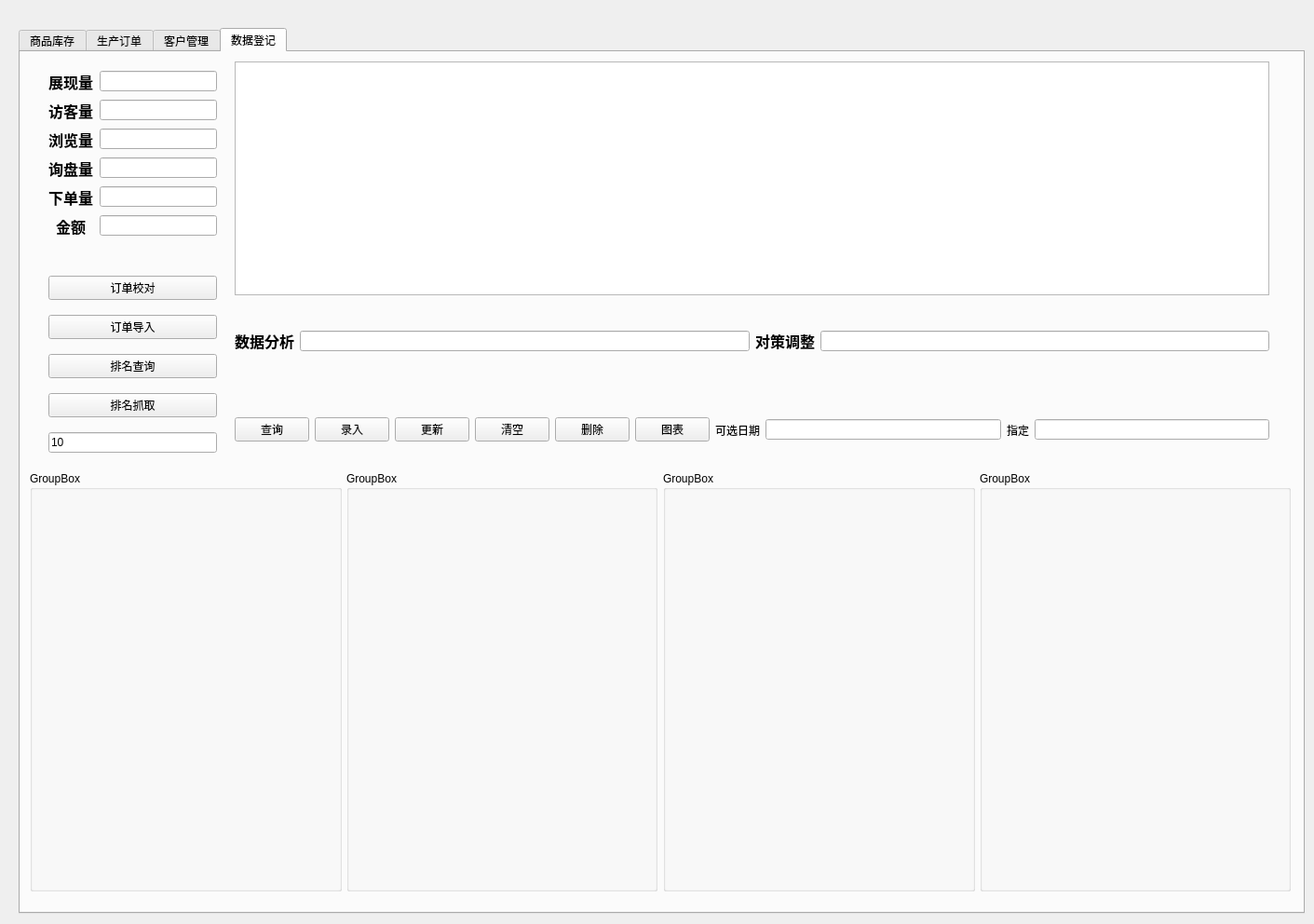
<?xml version="1.0" encoding="UTF-8"?>
<ui version="4.0">
 <class>Form</class>
 <widget class="QWidget" name="Form">
  <property name="geometry">
   <rect>
    <x>0</x>
    <y>0</y>
    <width>1411</width>
    <height>992</height>
   </rect>
  </property>
  <property name="windowTitle">
   <string>1688工具</string>
  </property>
  <widget class="QTabWidget" name="tabWidget">
   <property name="geometry">
    <rect>
     <x>20</x>
     <y>30</y>
     <width>1381</width>
     <height>951</height>
    </rect>
   </property>
   <property name="currentIndex">
    <number>3</number>
   </property>
   <widget class="QWidget" name="tab">
    <attribute name="title">
     <string>商品库存</string>
    </attribute>
    <widget class="QTableView" name="tableView">
     <property name="geometry">
      <rect>
       <x>270</x>
       <y>10</y>
       <width>1021</width>
       <height>731</height>
      </rect>
     </property>
    </widget>
    <widget class="QWidget" name="formLayoutWidget">
     <property name="geometry">
      <rect>
       <x>40</x>
       <y>10</y>
       <width>221</width>
       <height>211</height>
      </rect>
     </property>
     <layout class="QFormLayout" name="formLayout">
      <property name="labelAlignment">
       <set>Qt::AlignCenter</set>
      </property>
      <property name="formAlignment">
       <set>Qt::AlignHCenter|Qt::AlignTop</set>
      </property>
      <property name="horizontalSpacing">
       <number>7</number>
      </property>
      <property name="verticalSpacing">
       <number>7</number>
      </property>
      <item row="0" column="0">
       <widget class="QLabel" name="label">
        <property name="font">
         <font>
          <pointsize>12</pointsize>
          <weight>75</weight>
          <bold>true</bold>
         </font>
        </property>
        <property name="text">
         <string>SKU</string>
        </property>
        <property name="alignment">
         <set>Qt::AlignCenter</set>
        </property>
       </widget>
      </item>
      <item row="0" column="1">
       <widget class="QLineEdit" name="lineEdit">
        <property name="sizeIncrement">
         <size>
          <width>0</width>
          <height>500</height>
         </size>
        </property>
       </widget>
      </item>
      <item row="1" column="0">
       <widget class="QLabel" name="label_2">
        <property name="font">
         <font>
          <pointsize>12</pointsize>
          <weight>75</weight>
          <bold>true</bold>
         </font>
        </property>
        <property name="text">
         <string>SPU</string>
        </property>
        <property name="alignment">
         <set>Qt::AlignCenter</set>
        </property>
       </widget>
      </item>
      <item row="1" column="1">
       <widget class="QLineEdit" name="lineEdit_2"/>
      </item>
      <item row="2" column="0">
       <widget class="QLabel" name="label_3">
        <property name="font">
         <font>
          <pointsize>12</pointsize>
          <weight>75</weight>
          <bold>true</bold>
         </font>
        </property>
        <property name="text">
         <string>name</string>
        </property>
        <property name="alignment">
         <set>Qt::AlignCenter</set>
        </property>
       </widget>
      </item>
      <item row="2" column="1">
       <widget class="QLineEdit" name="lineEdit_3"/>
      </item>
      <item row="3" column="0">
       <widget class="QLabel" name="label_4">
        <property name="font">
         <font>
          <pointsize>12</pointsize>
          <weight>75</weight>
          <bold>true</bold>
         </font>
        </property>
        <property name="text">
         <string>网址</string>
        </property>
        <property name="alignment">
         <set>Qt::AlignCenter</set>
        </property>
       </widget>
      </item>
      <item row="3" column="1">
       <widget class="QLineEdit" name="lineEdit_4"/>
      </item>
      <item row="4" column="0">
       <widget class="QLabel" name="label_5">
        <property name="font">
         <font>
          <pointsize>12</pointsize>
          <weight>75</weight>
          <bold>true</bold>
         </font>
        </property>
        <property name="text">
         <string>价格</string>
        </property>
        <property name="alignment">
         <set>Qt::AlignCenter</set>
        </property>
       </widget>
      </item>
      <item row="4" column="1">
       <widget class="QLineEdit" name="lineEdit_5"/>
      </item>
      <item row="5" column="0">
       <widget class="QLabel" name="label_6">
        <property name="font">
         <font>
          <pointsize>12</pointsize>
          <weight>75</weight>
          <bold>true</bold>
         </font>
        </property>
        <property name="text">
         <string>库存</string>
        </property>
        <property name="alignment">
         <set>Qt::AlignCenter</set>
        </property>
       </widget>
      </item>
      <item row="5" column="1">
       <widget class="QLineEdit" name="lineEdit_6"/>
      </item>
      <item row="6" column="0">
       <widget class="QLabel" name="label_7">
        <property name="font">
         <font>
          <pointsize>12</pointsize>
          <weight>75</weight>
          <bold>true</bold>
         </font>
        </property>
        <property name="text">
         <string>id</string>
        </property>
        <property name="alignment">
         <set>Qt::AlignCenter</set>
        </property>
       </widget>
      </item>
      <item row="6" column="1">
       <widget class="QLineEdit" name="lineEdit_7"/>
      </item>
     </layout>
    </widget>
    <widget class="QWidget" name="horizontalLayoutWidget">
     <property name="geometry">
      <rect>
       <x>40</x>
       <y>230</y>
       <width>221</width>
       <height>307</height>
      </rect>
     </property>
     <layout class="QVBoxLayout" name="verticalLayout">
      <item>
       <widget class="QPushButton" name="pushButton_9">
        <property name="text">
         <string>查询</string>
        </property>
       </widget>
      </item>
      <item>
       <widget class="QPushButton" name="pushButton_8">
        <property name="text">
         <string>录入</string>
        </property>
       </widget>
      </item>
      <item>
       <widget class="QPushButton" name="pushButton_7">
        <property name="text">
         <string>更新</string>
        </property>
       </widget>
      </item>
      <item>
       <widget class="QPushButton" name="pushButton_6">
        <property name="text">
         <string>删除</string>
        </property>
       </widget>
      </item>
      <item>
       <widget class="QPushButton" name="pushButton_11">
        <property name="text">
         <string>入库</string>
        </property>
       </widget>
      </item>
      <item>
       <widget class="QPushButton" name="pushButton_12">
        <property name="text">
         <string>库存校对</string>
        </property>
       </widget>
      </item>
      <item>
       <widget class="QPushButton" name="pushButton">
        <property name="text">
         <string>清空</string>
        </property>
       </widget>
      </item>
     </layout>
    </widget>
   </widget>
   <widget class="QWidget" name="tab_2">
    <attribute name="title">
     <string>生产订单</string>
    </attribute>
    <widget class="QWidget" name="horizontalLayoutWidget_2">
     <property name="geometry">
      <rect>
       <x>20</x>
       <y>300</y>
       <width>231</width>
       <height>307</height>
      </rect>
     </property>
     <layout class="QVBoxLayout" name="verticalLayout_2">
      <item>
       <widget class="QPushButton" name="pushButton_10">
        <property name="text">
         <string>查询</string>
        </property>
       </widget>
      </item>
      <item>
       <widget class="QPushButton" name="pushButton_13">
        <property name="text">
         <string>录入</string>
        </property>
       </widget>
      </item>
      <item>
       <widget class="QPushButton" name="pushButton_14">
        <property name="text">
         <string>更新</string>
        </property>
       </widget>
      </item>
      <item>
       <widget class="QPushButton" name="pushButton_15">
        <property name="text">
         <string>删除</string>
        </property>
       </widget>
      </item>
      <item>
       <widget class="QPushButton" name="pushButton_16">
        <property name="text">
         <string>批量导入</string>
        </property>
       </widget>
      </item>
      <item>
       <widget class="QPushButton" name="pushButton_2">
        <property name="text">
         <string>清空</string>
        </property>
       </widget>
      </item>
     </layout>
    </widget>
    <widget class="QTableView" name="tableView_2">
     <property name="geometry">
      <rect>
       <x>260</x>
       <y>20</y>
       <width>1021</width>
       <height>731</height>
      </rect>
     </property>
    </widget>
    <widget class="QWidget" name="formLayoutWidget_2">
     <property name="geometry">
      <rect>
       <x>20</x>
       <y>20</y>
       <width>231</width>
       <height>271</height>
      </rect>
     </property>
     <layout class="QFormLayout" name="formLayout_2">
      <property name="labelAlignment">
       <set>Qt::AlignCenter</set>
      </property>
      <property name="formAlignment">
       <set>Qt::AlignHCenter|Qt::AlignTop</set>
      </property>
      <property name="horizontalSpacing">
       <number>7</number>
      </property>
      <property name="verticalSpacing">
       <number>7</number>
      </property>
      <item row="0" column="0">
       <widget class="QLabel" name="label_8">
        <property name="font">
         <font>
          <pointsize>12</pointsize>
          <weight>75</weight>
          <bold>true</bold>
         </font>
        </property>
        <property name="text">
         <string>SKU</string>
        </property>
        <property name="alignment">
         <set>Qt::AlignCenter</set>
        </property>
       </widget>
      </item>
      <item row="0" column="1">
       <widget class="QLineEdit" name="lineEdit_8">
        <property name="sizeIncrement">
         <size>
          <width>0</width>
          <height>500</height>
         </size>
        </property>
       </widget>
      </item>
      <item row="1" column="0">
       <widget class="QLabel" name="label_9">
        <property name="font">
         <font>
          <pointsize>12</pointsize>
          <weight>75</weight>
          <bold>true</bold>
         </font>
        </property>
        <property name="text">
         <string>数量</string>
        </property>
        <property name="alignment">
         <set>Qt::AlignCenter</set>
        </property>
       </widget>
      </item>
      <item row="1" column="1">
       <widget class="QLineEdit" name="lineEdit_9"/>
      </item>
      <item row="2" column="0">
       <widget class="QLabel" name="label_10">
        <property name="font">
         <font>
          <pointsize>12</pointsize>
          <weight>75</weight>
          <bold>true</bold>
         </font>
        </property>
        <property name="text">
         <string>下单时间</string>
        </property>
        <property name="alignment">
         <set>Qt::AlignCenter</set>
        </property>
       </widget>
      </item>
      <item row="2" column="1">
       <widget class="QLineEdit" name="lineEdit_10"/>
      </item>
      <item row="3" column="0">
       <widget class="QLabel" name="label_11">
        <property name="font">
         <font>
          <pointsize>12</pointsize>
          <weight>75</weight>
          <bold>true</bold>
         </font>
        </property>
        <property name="text">
         <string>客户</string>
        </property>
        <property name="alignment">
         <set>Qt::AlignCenter</set>
        </property>
       </widget>
      </item>
      <item row="3" column="1">
       <widget class="QLineEdit" name="lineEdit_11"/>
      </item>
      <item row="4" column="0">
       <widget class="QLabel" name="label_12">
        <property name="font">
         <font>
          <pointsize>12</pointsize>
          <weight>75</weight>
          <bold>true</bold>
         </font>
        </property>
        <property name="text">
         <string>订单号</string>
        </property>
        <property name="alignment">
         <set>Qt::AlignCenter</set>
        </property>
       </widget>
      </item>
      <item row="4" column="1">
       <widget class="QLineEdit" name="lineEdit_12"/>
      </item>
      <item row="5" column="0">
       <widget class="QLabel" name="label_13">
        <property name="font">
         <font>
          <pointsize>12</pointsize>
          <weight>75</weight>
          <bold>true</bold>
         </font>
        </property>
        <property name="text">
         <string>进度</string>
        </property>
        <property name="alignment">
         <set>Qt::AlignCenter</set>
        </property>
       </widget>
      </item>
      <item row="5" column="1">
       <widget class="QLineEdit" name="lineEdit_13"/>
      </item>
      <item row="6" column="0">
       <widget class="QLabel" name="label_14">
        <property name="font">
         <font>
          <pointsize>12</pointsize>
          <weight>75</weight>
          <bold>true</bold>
         </font>
        </property>
        <property name="text">
         <string>完成时间</string>
        </property>
        <property name="alignment">
         <set>Qt::AlignCenter</set>
        </property>
       </widget>
      </item>
      <item row="6" column="1">
       <widget class="QLineEdit" name="lineEdit_14"/>
      </item>
      <item row="7" column="0">
       <widget class="QLabel" name="label_15">
        <property name="font">
         <font>
          <pointsize>12</pointsize>
          <weight>75</weight>
          <bold>true</bold>
         </font>
        </property>
        <property name="text">
         <string>备注说明</string>
        </property>
        <property name="alignment">
         <set>Qt::AlignCenter</set>
        </property>
       </widget>
      </item>
      <item row="8" column="0">
       <widget class="QLabel" name="label_16">
        <property name="font">
         <font>
          <pointsize>12</pointsize>
          <weight>75</weight>
          <bold>true</bold>
         </font>
        </property>
        <property name="text">
         <string>id</string>
        </property>
        <property name="alignment">
         <set>Qt::AlignCenter</set>
        </property>
       </widget>
      </item>
      <item row="7" column="1">
       <widget class="QLineEdit" name="lineEdit_15"/>
      </item>
      <item row="8" column="1">
       <widget class="QLineEdit" name="lineEdit_16"/>
      </item>
     </layout>
    </widget>
   </widget>
   <widget class="QWidget" name="tab_3">
    <attribute name="title">
     <string>客户管理</string>
    </attribute>
    <widget class="QFrame" name="frame">
     <property name="geometry">
      <rect>
       <x>10</x>
       <y>10</y>
       <width>1341</width>
       <height>481</height>
      </rect>
     </property>
     <property name="frameShape">
      <enum>QFrame::StyledPanel</enum>
     </property>
     <property name="frameShadow">
      <enum>QFrame::Raised</enum>
     </property>
     <widget class="QLineEdit" name="lineEdit_17">
      <property name="geometry">
       <rect>
        <x>510</x>
        <y>20</y>
        <width>381</width>
        <height>71</height>
       </rect>
      </property>
     </widget>
     <widget class="QLineEdit" name="lineEdit_18">
      <property name="geometry">
       <rect>
        <x>510</x>
        <y>100</y>
        <width>381</width>
        <height>121</height>
       </rect>
      </property>
      <property name="sizeIncrement">
       <size>
        <width>0</width>
        <height>0</height>
       </size>
      </property>
     </widget>
     <widget class="QLabel" name="label_17">
      <property name="geometry">
       <rect>
        <x>410</x>
        <y>50</y>
        <width>84</width>
        <height>21</height>
       </rect>
      </property>
      <property name="font">
       <font>
        <pointsize>12</pointsize>
        <weight>75</weight>
        <bold>true</bold>
       </font>
      </property>
      <property name="text">
       <string>报价</string>
      </property>
      <property name="alignment">
       <set>Qt::AlignCenter</set>
      </property>
     </widget>
     <widget class="QWidget" name="layoutWidget">
      <property name="geometry">
       <rect>
        <x>950</x>
        <y>20</y>
        <width>181</width>
        <height>240</height>
       </rect>
      </property>
      <layout class="QVBoxLayout" name="verticalLayout_3">
       <item>
        <widget class="QPushButton" name="pushButton_4">
         <property name="text">
          <string>查询客户</string>
         </property>
        </widget>
       </item>
       <item>
        <widget class="QPushButton" name="pushButton_3">
         <property name="text">
          <string>录入客户</string>
         </property>
        </widget>
       </item>
       <item>
        <widget class="QPushButton" name="pushButton_5">
         <property name="text">
          <string>更改客户</string>
         </property>
        </widget>
       </item>
       <item>
        <widget class="QPushButton" name="pushButton_17">
         <property name="text">
          <string>删除客户</string>
         </property>
        </widget>
       </item>
       <item>
        <widget class="QPushButton" name="pushButton_18">
         <property name="text">
          <string>批量录入客户</string>
         </property>
        </widget>
       </item>
       <item>
        <widget class="QPushButton" name="pushButton_19">
         <property name="text">
          <string>全部清空</string>
         </property>
        </widget>
       </item>
      </layout>
     </widget>
     <widget class="QWidget" name="formLayoutWidget_3">
      <property name="geometry">
       <rect>
        <x>20</x>
        <y>20</y>
        <width>371</width>
        <height>352</height>
       </rect>
      </property>
      <layout class="QFormLayout" name="formLayout_3">
       <item row="1" column="0">
        <widget class="QLabel" name="label_18">
         <property name="font">
          <font>
           <pointsize>12</pointsize>
           <weight>75</weight>
           <bold>true</bold>
          </font>
         </property>
         <property name="text">
          <string>公司名***</string>
         </property>
         <property name="alignment">
          <set>Qt::AlignCenter</set>
         </property>
        </widget>
       </item>
       <item row="1" column="1">
        <widget class="QLineEdit" name="lineEdit_19"/>
       </item>
       <item row="3" column="0">
        <widget class="QLabel" name="label_19">
         <property name="font">
          <font>
           <pointsize>12</pointsize>
           <weight>75</weight>
           <bold>true</bold>
          </font>
         </property>
         <property name="text">
          <string>对接人***</string>
         </property>
         <property name="alignment">
          <set>Qt::AlignCenter</set>
         </property>
        </widget>
       </item>
       <item row="3" column="1">
        <widget class="QLineEdit" name="lineEdit_20"/>
       </item>
       <item row="4" column="0">
        <widget class="QLabel" name="label_20">
         <property name="font">
          <font>
           <pointsize>12</pointsize>
           <weight>75</weight>
           <bold>true</bold>
          </font>
         </property>
         <property name="text">
          <string>对接账号***</string>
         </property>
         <property name="alignment">
          <set>Qt::AlignCenter</set>
         </property>
        </widget>
       </item>
       <item row="4" column="1">
        <widget class="QLineEdit" name="lineEdit_21"/>
       </item>
       <item row="5" column="0">
        <widget class="QLabel" name="label_21">
         <property name="font">
          <font>
           <pointsize>12</pointsize>
           <weight>75</weight>
           <bold>true</bold>
          </font>
         </property>
         <property name="text">
          <string>联系方式</string>
         </property>
         <property name="alignment">
          <set>Qt::AlignCenter</set>
         </property>
        </widget>
       </item>
       <item row="5" column="1">
        <widget class="QLineEdit" name="lineEdit_22"/>
       </item>
       <item row="7" column="0">
        <widget class="QLabel" name="label_22">
         <property name="font">
          <font>
           <pointsize>12</pointsize>
           <weight>75</weight>
           <bold>true</bold>
          </font>
         </property>
         <property name="text">
          <string>合作情况</string>
         </property>
         <property name="alignment">
          <set>Qt::AlignCenter</set>
         </property>
        </widget>
       </item>
       <item row="7" column="1">
        <widget class="QComboBox" name="comboBox"/>
       </item>
       <item row="8" column="0">
        <widget class="QLabel" name="label_23">
         <property name="font">
          <font>
           <pointsize>12</pointsize>
           <weight>75</weight>
           <bold>true</bold>
          </font>
         </property>
         <property name="text">
          <string>星级</string>
         </property>
         <property name="alignment">
          <set>Qt::AlignCenter</set>
         </property>
        </widget>
       </item>
       <item row="8" column="1">
        <widget class="QComboBox" name="comboBox_2"/>
       </item>
       <item row="9" column="0">
        <widget class="QLabel" name="label_24">
         <property name="font">
          <font>
           <pointsize>12</pointsize>
           <weight>75</weight>
           <bold>true</bold>
          </font>
         </property>
         <property name="text">
          <string>累计金额</string>
         </property>
         <property name="alignment">
          <set>Qt::AlignCenter</set>
         </property>
        </widget>
       </item>
       <item row="9" column="1">
        <widget class="QLineEdit" name="lineEdit_23"/>
       </item>
       <item row="11" column="0">
        <widget class="QLabel" name="label_25">
         <property name="font">
          <font>
           <pointsize>12</pointsize>
           <weight>75</weight>
           <bold>true</bold>
          </font>
         </property>
         <property name="text">
          <string>ID***</string>
         </property>
         <property name="alignment">
          <set>Qt::AlignCenter</set>
         </property>
        </widget>
       </item>
       <item row="11" column="1">
        <widget class="QLineEdit" name="lineEdit_24"/>
       </item>
       <item row="12" column="0">
        <widget class="QLabel" name="label_26">
         <property name="font">
          <font>
           <pointsize>12</pointsize>
           <weight>75</weight>
           <bold>true</bold>
          </font>
         </property>
         <property name="text">
          <string>对接方式</string>
         </property>
         <property name="alignment">
          <set>Qt::AlignCenter</set>
         </property>
        </widget>
       </item>
       <item row="12" column="1">
        <widget class="QComboBox" name="comboBox_3"/>
       </item>
       <item row="13" column="0">
        <widget class="QLabel" name="label_27">
         <property name="font">
          <font>
           <pointsize>12</pointsize>
           <weight>75</weight>
           <bold>true</bold>
          </font>
         </property>
         <property name="text">
          <string>对接产品</string>
         </property>
         <property name="alignment">
          <set>Qt::AlignCenter</set>
         </property>
        </widget>
       </item>
       <item row="13" column="1">
        <widget class="QLineEdit" name="lineEdit_25"/>
       </item>
       <item row="6" column="1">
        <widget class="QLineEdit" name="lineEdit_26"/>
       </item>
       <item row="6" column="0">
        <widget class="QLabel" name="label_28">
         <property name="font">
          <font>
           <pointsize>12</pointsize>
           <weight>75</weight>
           <bold>true</bold>
          </font>
         </property>
         <property name="text">
          <string>访客来源</string>
         </property>
         <property name="alignment">
          <set>Qt::AlignCenter</set>
         </property>
        </widget>
       </item>
       <item row="14" column="1">
        <widget class="QLineEdit" name="lineEdit_27"/>
       </item>
       <item row="14" column="0">
        <widget class="QLabel" name="label_29">
         <property name="font">
          <font>
           <pointsize>12</pointsize>
           <weight>75</weight>
           <bold>true</bold>
          </font>
         </property>
         <property name="text">
          <string>日期</string>
         </property>
         <property name="alignment">
          <set>Qt::AlignCenter</set>
         </property>
        </widget>
       </item>
      </layout>
     </widget>
     <widget class="QLabel" name="label_30">
      <property name="geometry">
       <rect>
        <x>410</x>
        <y>140</y>
        <width>84</width>
        <height>21</height>
       </rect>
      </property>
      <property name="font">
       <font>
        <pointsize>12</pointsize>
        <weight>75</weight>
        <bold>true</bold>
       </font>
      </property>
      <property name="text">
       <string>备注</string>
      </property>
      <property name="alignment">
       <set>Qt::AlignCenter</set>
      </property>
     </widget>
     <widget class="QLineEdit" name="lineEdit_28">
      <property name="geometry">
       <rect>
        <x>510</x>
        <y>230</y>
        <width>381</width>
        <height>121</height>
       </rect>
      </property>
     </widget>
     <widget class="QLineEdit" name="lineEdit_29">
      <property name="geometry">
       <rect>
        <x>510</x>
        <y>360</y>
        <width>381</width>
        <height>101</height>
       </rect>
      </property>
     </widget>
     <widget class="QLabel" name="label_31">
      <property name="geometry">
       <rect>
        <x>410</x>
        <y>280</y>
        <width>84</width>
        <height>21</height>
       </rect>
      </property>
      <property name="font">
       <font>
        <pointsize>12</pointsize>
        <weight>75</weight>
        <bold>true</bold>
       </font>
      </property>
      <property name="text">
       <string>对接内容</string>
      </property>
      <property name="alignment">
       <set>Qt::AlignCenter</set>
      </property>
     </widget>
     <widget class="QLabel" name="label_32">
      <property name="geometry">
       <rect>
        <x>410</x>
        <y>400</y>
        <width>84</width>
        <height>21</height>
       </rect>
      </property>
      <property name="font">
       <font>
        <pointsize>12</pointsize>
        <weight>75</weight>
        <bold>true</bold>
       </font>
      </property>
      <property name="text">
       <string>后续对接</string>
      </property>
      <property name="alignment">
       <set>Qt::AlignCenter</set>
      </property>
     </widget>
     <widget class="QWidget" name="verticalLayoutWidget">
      <property name="geometry">
       <rect>
        <x>1170</x>
        <y>20</y>
        <width>160</width>
        <height>241</height>
       </rect>
      </property>
      <layout class="QVBoxLayout" name="verticalLayout_4">
       <item>
        <widget class="QPushButton" name="pushButton_20">
         <property name="text">
          <string>查询沟通</string>
         </property>
        </widget>
       </item>
       <item>
        <widget class="QPushButton" name="pushButton_21">
         <property name="text">
          <string>录入沟通</string>
         </property>
        </widget>
       </item>
       <item>
        <widget class="QPushButton" name="pushButton_22">
         <property name="text">
          <string>更改沟通</string>
         </property>
        </widget>
       </item>
       <item>
        <widget class="QPushButton" name="pushButton_23">
         <property name="text">
          <string>删除沟通</string>
         </property>
        </widget>
       </item>
       <item>
        <widget class="QPushButton" name="pushButton_24">
         <property name="text">
          <string>批量录入沟通</string>
         </property>
        </widget>
       </item>
      </layout>
     </widget>
     <widget class="QRadioButton" name="radioButton">
      <property name="geometry">
       <rect>
        <x>400</x>
        <y>30</y>
        <width>31</width>
        <height>19</height>
       </rect>
      </property>
      <property name="text">
       <string/>
      </property>
     </widget>
     <widget class="QRadioButton" name="radioButton_2">
      <property name="geometry">
       <rect>
        <x>400</x>
        <y>60</y>
        <width>31</width>
        <height>19</height>
       </rect>
      </property>
      <property name="text">
       <string/>
      </property>
     </widget>
     <widget class="QRadioButton" name="radioButton_3">
      <property name="geometry">
       <rect>
        <x>400</x>
        <y>90</y>
        <width>31</width>
        <height>19</height>
       </rect>
      </property>
      <property name="text">
       <string/>
      </property>
     </widget>
     <widget class="QRadioButton" name="radioButton_4">
      <property name="geometry">
       <rect>
        <x>400</x>
        <y>180</y>
        <width>31</width>
        <height>19</height>
       </rect>
      </property>
      <property name="text">
       <string/>
      </property>
     </widget>
    </widget>
    <widget class="QTableView" name="tableView_3">
     <property name="geometry">
      <rect>
       <x>10</x>
       <y>500</y>
       <width>1341</width>
       <height>411</height>
      </rect>
     </property>
    </widget>
   </widget>
   <widget class="QWidget" name="tab_4">
    <attribute name="title">
     <string>数据登记</string>
    </attribute>
    <widget class="QWidget" name="formLayoutWidget_4">
     <property name="geometry">
      <rect>
       <x>30</x>
       <y>20</y>
       <width>181</width>
       <height>201</height>
      </rect>
     </property>
     <layout class="QFormLayout" name="formLayout_4">
      <property name="labelAlignment">
       <set>Qt::AlignCenter</set>
      </property>
      <property name="formAlignment">
       <set>Qt::AlignHCenter|Qt::AlignTop</set>
      </property>
      <property name="horizontalSpacing">
       <number>7</number>
      </property>
      <property name="verticalSpacing">
       <number>7</number>
      </property>
      <item row="0" column="0">
       <widget class="QLabel" name="label_33">
        <property name="font">
         <font>
          <pointsize>12</pointsize>
          <weight>75</weight>
          <bold>true</bold>
         </font>
        </property>
        <property name="text">
         <string>展现量</string>
        </property>
        <property name="alignment">
         <set>Qt::AlignCenter</set>
        </property>
       </widget>
      </item>
      <item row="0" column="1">
       <widget class="QLineEdit" name="lineEdit_30">
        <property name="sizeIncrement">
         <size>
          <width>0</width>
          <height>500</height>
         </size>
        </property>
       </widget>
      </item>
      <item row="1" column="0">
       <widget class="QLabel" name="label_34">
        <property name="font">
         <font>
          <pointsize>12</pointsize>
          <weight>75</weight>
          <bold>true</bold>
         </font>
        </property>
        <property name="text">
         <string>访客量</string>
        </property>
        <property name="alignment">
         <set>Qt::AlignCenter</set>
        </property>
       </widget>
      </item>
      <item row="1" column="1">
       <widget class="QLineEdit" name="lineEdit_31"/>
      </item>
      <item row="2" column="0">
       <widget class="QLabel" name="label_35">
        <property name="font">
         <font>
          <pointsize>12</pointsize>
          <weight>75</weight>
          <bold>true</bold>
         </font>
        </property>
        <property name="text">
         <string>浏览量</string>
        </property>
        <property name="alignment">
         <set>Qt::AlignCenter</set>
        </property>
       </widget>
      </item>
      <item row="2" column="1">
       <widget class="QLineEdit" name="lineEdit_32"/>
      </item>
      <item row="3" column="0">
       <widget class="QLabel" name="label_36">
        <property name="font">
         <font>
          <pointsize>12</pointsize>
          <weight>75</weight>
          <bold>true</bold>
         </font>
        </property>
        <property name="text">
         <string>询盘量</string>
        </property>
        <property name="alignment">
         <set>Qt::AlignCenter</set>
        </property>
       </widget>
      </item>
      <item row="3" column="1">
       <widget class="QLineEdit" name="lineEdit_33"/>
      </item>
      <item row="4" column="0">
       <widget class="QLabel" name="label_37">
        <property name="font">
         <font>
          <pointsize>12</pointsize>
          <weight>75</weight>
          <bold>true</bold>
         </font>
        </property>
        <property name="text">
         <string>下单量</string>
        </property>
        <property name="alignment">
         <set>Qt::AlignCenter</set>
        </property>
       </widget>
      </item>
      <item row="4" column="1">
       <widget class="QLineEdit" name="lineEdit_34"/>
      </item>
      <item row="5" column="0">
       <widget class="QLabel" name="label_38">
        <property name="font">
         <font>
          <pointsize>12</pointsize>
          <weight>75</weight>
          <bold>true</bold>
         </font>
        </property>
        <property name="text">
         <string>金额</string>
        </property>
        <property name="alignment">
         <set>Qt::AlignCenter</set>
        </property>
       </widget>
      </item>
      <item row="5" column="1">
       <widget class="QLineEdit" name="lineEdit_35"/>
      </item>
     </layout>
    </widget>
    <widget class="QWidget" name="horizontalLayoutWidget_3">
     <property name="geometry">
      <rect>
       <x>30</x>
       <y>230</y>
       <width>181</width>
       <height>211</height>
      </rect>
     </property>
     <layout class="QVBoxLayout" name="verticalLayout_5">
      <item>
       <widget class="QPushButton" name="pushButton_26">
        <property name="text">
         <string>订单校对</string>
        </property>
       </widget>
      </item>
      <item>
       <widget class="QPushButton" name="pushButton_27">
        <property name="text">
         <string>订单导入</string>
        </property>
       </widget>
      </item>
      <item>
       <widget class="QPushButton" name="pushButton_28">
        <property name="text">
         <string>排名查询</string>
        </property>
       </widget>
      </item>
      <item>
       <widget class="QPushButton" name="pushButton_29">
        <property name="text">
         <string>排名抓取</string>
        </property>
       </widget>
      </item>
      <item>
       <widget class="QLineEdit" name="lineEdit_36">
        <property name="text">
         <string>10</string>
        </property>
       </widget>
      </item>
     </layout>
    </widget>
    <widget class="QTableView" name="tableView_4">
     <property name="geometry">
      <rect>
       <x>230</x>
       <y>10</y>
       <width>1111</width>
       <height>251</height>
      </rect>
     </property>
    </widget>
    <widget class="QWidget" name="horizontalLayoutWidget_4">
     <property name="geometry">
      <rect>
       <x>230</x>
       <y>270</y>
       <width>1111</width>
       <height>80</height>
      </rect>
     </property>
     <layout class="QHBoxLayout" name="horizontalLayout_2">
      <item>
       <widget class="QLabel" name="label_39">
        <property name="font">
         <font>
          <pointsize>12</pointsize>
          <weight>75</weight>
          <bold>true</bold>
         </font>
        </property>
        <property name="text">
         <string>数据分析</string>
        </property>
        <property name="alignment">
         <set>Qt::AlignCenter</set>
        </property>
       </widget>
      </item>
      <item>
       <widget class="QLineEdit" name="lineEdit_37"/>
      </item>
      <item>
       <widget class="QLabel" name="label_40">
        <property name="font">
         <font>
          <pointsize>12</pointsize>
          <weight>75</weight>
          <bold>true</bold>
         </font>
        </property>
        <property name="text">
         <string>对策调整</string>
        </property>
        <property name="alignment">
         <set>Qt::AlignCenter</set>
        </property>
       </widget>
      </item>
      <item>
       <widget class="QLineEdit" name="lineEdit_38"/>
      </item>
     </layout>
    </widget>
    <widget class="QWidget" name="layoutWidget_2">
     <property name="geometry">
      <rect>
       <x>230</x>
       <y>370</y>
       <width>1111</width>
       <height>71</height>
      </rect>
     </property>
     <layout class="QHBoxLayout" name="horizontalLayout">
      <item>
       <widget class="QPushButton" name="pushButton_30">
        <property name="text">
         <string>查询</string>
        </property>
       </widget>
      </item>
      <item>
       <widget class="QPushButton" name="pushButton_31">
        <property name="text">
         <string>录入</string>
        </property>
       </widget>
      </item>
      <item>
       <widget class="QPushButton" name="pushButton_32">
        <property name="text">
         <string>更新</string>
        </property>
       </widget>
      </item>
      <item>
       <widget class="QPushButton" name="pushButton_33">
        <property name="text">
         <string>清空</string>
        </property>
       </widget>
      </item>
      <item>
       <widget class="QPushButton" name="pushButton_34">
        <property name="text">
         <string>删除</string>
        </property>
       </widget>
      </item>
      <item>
       <widget class="QPushButton" name="pushButton_35">
        <property name="text">
         <string>图表</string>
        </property>
       </widget>
      </item>
      <item>
       <widget class="QLabel" name="label_41">
        <property name="text">
         <string>可选日期</string>
        </property>
       </widget>
      </item>
      <item>
       <widget class="QLineEdit" name="lineEdit_39"/>
      </item>
      <item>
       <widget class="QLabel" name="label_42">
        <property name="text">
         <string>指定</string>
        </property>
       </widget>
      </item>
      <item>
       <widget class="QLineEdit" name="lineEdit_40"/>
      </item>
     </layout>
    </widget>
    <widget class="QGroupBox" name="groupBox">
     <property name="geometry">
      <rect>
       <x>10</x>
       <y>450</y>
       <width>335</width>
       <height>451</height>
      </rect>
     </property>
     <property name="title">
      <string>GroupBox</string>
     </property>
    </widget>
    <widget class="QGroupBox" name="groupBox_2">
     <property name="geometry">
      <rect>
       <x>350</x>
       <y>450</y>
       <width>334</width>
       <height>451</height>
      </rect>
     </property>
     <property name="title">
      <string>GroupBox</string>
     </property>
    </widget>
    <widget class="QGroupBox" name="groupBox_3">
     <property name="geometry">
      <rect>
       <x>690</x>
       <y>450</y>
       <width>335</width>
       <height>451</height>
      </rect>
     </property>
     <property name="title">
      <string>GroupBox</string>
     </property>
    </widget>
    <widget class="QGroupBox" name="groupBox_4">
     <property name="geometry">
      <rect>
       <x>1030</x>
       <y>450</y>
       <width>334</width>
       <height>451</height>
      </rect>
     </property>
     <property name="title">
      <string>GroupBox</string>
     </property>
    </widget>
   </widget>
  </widget>
 </widget>
 <resources/>
 <connections/>
</ui>
